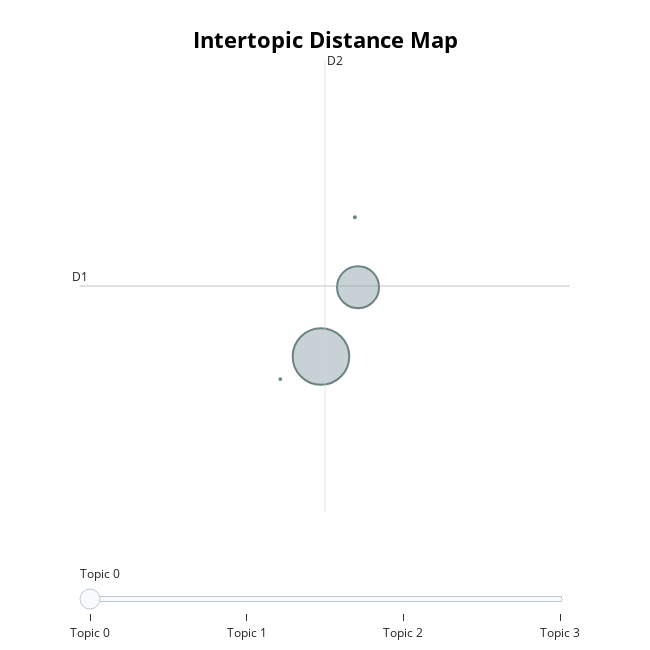

Here is the notebook cell this chart was saved with:
### Code cell
topic_model.visualize_topics()

### Figure 1 — Plotly figure (JSON) as saved in the notebook; plotly's stock layout.template omitted (floating-point values rounded to 4 significant figures)
{"data": [{"customdata": [[0, "shithole | countries | country | faggot | nigger", 8370], [1, "entre | contre | pourquoi | être | avortement", 4614], [2, "burkina | namibiaholidays | faso | africa | travel", 10], [3, "neighbor | mental | feigning | illness | chinaman", 8]], "hovertemplate": "<b>Topic %{customdata[0]}</b><br>%{customdata[1]}<br>Size: %{customdata[2]}", "legendgroup": "", "marker": {"color": "#B0BEC5", "line": {"color": "DarkSlateGrey", "width": 2}, "size": [8370, 4614, 10, 8], "sizemode": "area", "sizeref": 5.231, "symbol": "circle"}, "mode": "markers", "name": "", "orientation": "v", "showlegend": false, "type": "scatter", "x": [22.03, 22.63, 22.58, 21.38], "xaxis": "x", "y": [10.23, 11.01, 11.8, 9.976], "yaxis": "y"}], "layout": {"annotations": [{"showarrow": false, "text": "D1", "x": 18.17, "y": 11.02, "yshift": 10}, {"showarrow": false, "text": "D2", "x": 22.1, "xshift": 10, "y": 13.57}], "height": 650, "hoverlabel": {"bgcolor": "white", "font": {"family": "Rockwell", "size": 16}}, "legend": {"itemsizing": "constant", "tracegroupgap": 0}, "margin": {"t": 60}, "shapes": [{"line": {"color": "#CFD8DC", "width": 2}, "type": "line", "x0": 22.1, "x1": 22.1, "y0": 8.48, "y1": 13.57}, {"line": {"color": "#9E9E9E", "width": 2}, "type": "line", "x0": 18.17, "x1": 26.02, "y0": 11.02, "y1": 11.02}], "sliders": [{"active": 0, "pad": {"t": 50}, "steps": [{"args": [{"marker.color": [["red", "#B0BEC5", "#B0BEC5", "#B0BEC5"]]}], "label": "Topic 0", "method": "update"}, {"args": [{"marker.color": [["#B0BEC5", "red", "#B0BEC5", "#B0BEC5"]]}], "label": "Topic 1", "method": "update"}, {"args": [{"marker.color": [["#B0BEC5", "#B0BEC5", "red", "#B0BEC5"]]}], "label": "Topic 2", "method": "update"}, {"args": [{"marker.color": [["#B0BEC5", "#B0BEC5", "#B0BEC5", "red"]]}], "label": "Topic 3", "method": "update"}]}], "title": {"font": {"color": "Black", "size": 22}, "text": "<b>Intertopic Distance Map</b>", "x": 0.5, "xanchor": "center", "y": 0.95, "yanchor": "top"}, "width": 650, "xaxis": {"anchor": "y", "domain": [0, 1], "range": [18.17, 26.02], "title": {"text": ""}, "visible": false}, "yaxis": {"anchor": "x", "domain": [0, 1], "range": [8.48, 13.57], "title": {"text": ""}, "visible": false}}}
